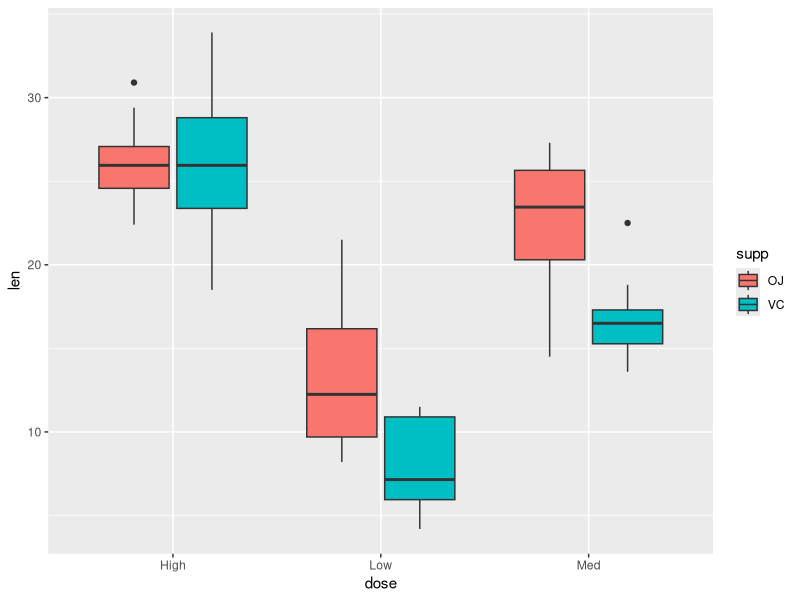
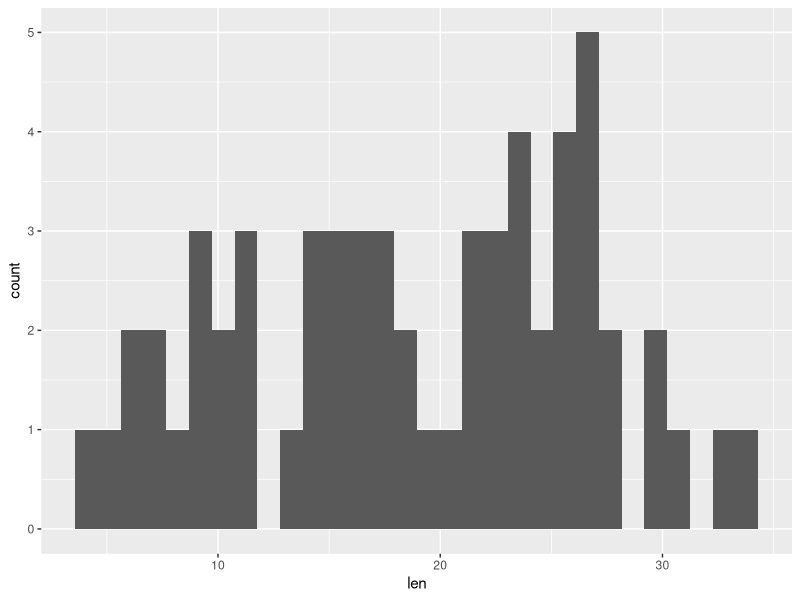
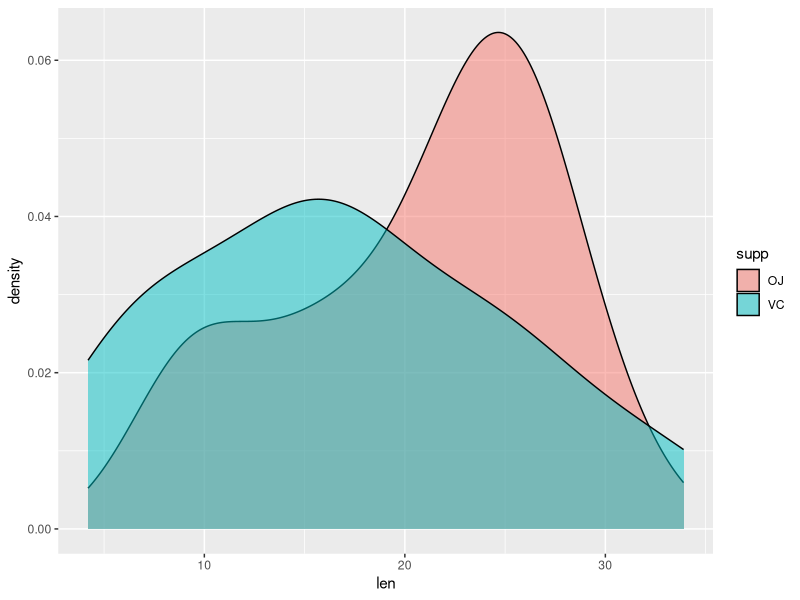
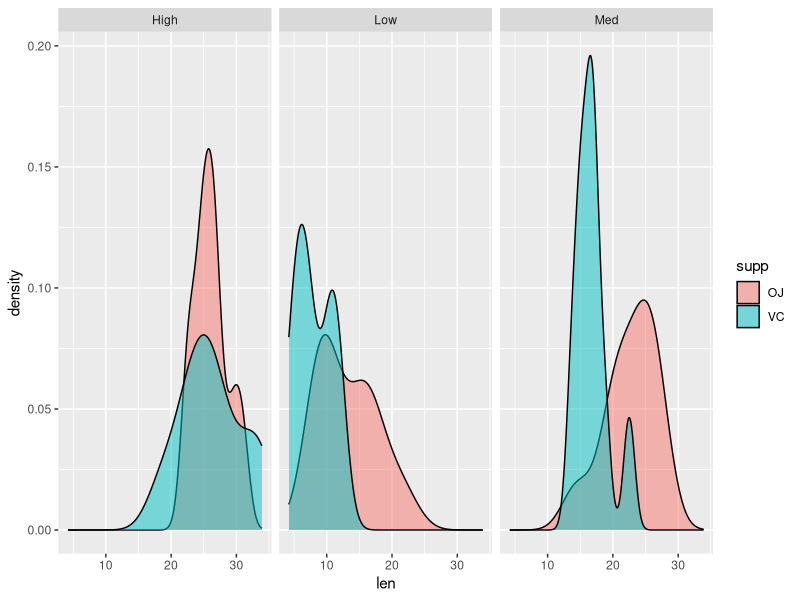

Write the R code that produced these figures, in order.
## ---- chunk 1
toothData <- read.csv("data/toothData.csv")
head(toothData)
summary(toothData)
nrow(toothData)
## ---- chunk 2
library("ggplot2")
## ---- chunk 3
ggplot(toothData, aes(x = dose, y = len, fill = supp)) +
  geom_boxplot()
## ---- chunk 4
ggplot(toothData, aes(x = len)) +
  geom_histogram()
## ---- chunk 5
ggplot(toothData, aes(x = len, fill = supp)) +
  geom_density(alpha = 0.5)
## ---- chunk 6
ggplot(toothData, aes(x = len, fill = supp)) +
  geom_density(alpha = 0.5) +
  facet_wrap(~dose)
